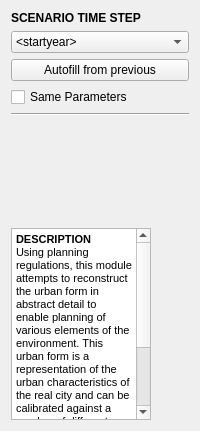
       <widget class="QWidget" name="sidebar_widget" native="true">
        <property name="sizePolicy">
         <sizepolicy hsizetype="Fixed" vsizetype="Preferred">
          <horstretch>0</horstretch>
          <verstretch>0</verstretch>
         </sizepolicy>
        </property>
        <property name="minimumSize">
         <size>
          <width>0</width>
          <height>0</height>
         </size>
        </property>
        <property name="maximumSize">
         <size>
          <width>16777215</width>
          <height>16777215</height>
         </size>
        </property>
        <layout class="QVBoxLayout" name="verticalLayout_2">
         <item>
          <widget class="QLabel" name="sidebar_title">
           <property name="text">
            <string>&lt;html&gt;&lt;head/&gt;&lt;body&gt;&lt;p&gt;&lt;span style=&quot; font-weight:600;&quot;&gt;SCENARIO TIME STEP&lt;/span&gt;&lt;/p&gt;&lt;/body&gt;&lt;/html&gt;</string>
           </property>
          </widget>
         </item>
         <item>
          <widget class="QComboBox" name="year_combo">
           <property name="minimumSize">
            <size>
             <width>100</width>
             <height>0</height>
            </size>
           </property>
           <item>
            <property name="text">
             <string>&lt;startyear&gt;</string>
            </property>
           </item>
          </widget>
         </item>
         <item>
          <widget class="QPushButton" name="autofillButton">
           <property name="text">
            <string>Autofill from previous</string>
           </property>
          </widget>
         </item>
         <item>
          <widget class="QCheckBox" name="same_params">
           <property name="text">
            <string>Same Parameters</string>
           </property>
          </widget>
         </item>
         <item>
          <widget class="Line" name="sidebar_line">
           <property name="orientation">
            <enum>Qt::Horizontal</enum>
           </property>
          </widget>
         </item>
         <item>
          <widget class="QLabel" name="module_img">
           <property name="sizePolicy">
            <sizepolicy hsizetype="Preferred" vsizetype="Fixed">
             <horstretch>0</horstretch>
             <verstretch>0</verstretch>
            </sizepolicy>
           </property>
           <property name="minimumSize">
            <size>
             <width>140</width>
             <height>100</height>
            </size>
           </property>
           <property name="maximumSize">
            <size>
             <width>140</width>
             <height>100</height>
            </size>
           </property>
           <property name="text">
            <string/>
           </property>
           <property name="pixmap">
            <pixmap resource="../graphics/ubeats.qrc">:/images/images/md_urbplanbb_general.jpg</pixmap>
           </property>
          </widget>
         </item>
         <item>
          <widget class="QTextBrowser" name="description">
           <property name="minimumSize">
            <size>
             <width>140</width>
             <height>0</height>
            </size>
           </property>
           <property name="maximumSize">
            <size>
             <width>140</width>
             <height>16777215</height>
            </size>
           </property>
           <property name="html">
            <string>&lt;!DOCTYPE HTML PUBLIC &quot;-//W3C//DTD HTML 4.0//EN&quot; &quot;http://www.w3.org/TR/REC-html40/strict.dtd&quot;&gt;
&lt;html&gt;&lt;head&gt;&lt;meta name=&quot;qrichtext&quot; content=&quot;1&quot; /&gt;&lt;style type=&quot;text/css&quot;&gt;
p, li { white-space: pre-wrap; }
&lt;/style&gt;&lt;/head&gt;&lt;body style=&quot; font-family:'MS Shell Dlg 2'; font-size:8.25pt; font-weight:400; font-style:normal;&quot;&gt;
&lt;p style=&quot; margin-top:0px; margin-bottom:0px; margin-left:0px; margin-right:0px; -qt-block-indent:0; text-indent:0px;&quot;&gt;&lt;span style=&quot; font-size:8pt; font-weight:600;&quot;&gt;DESCRIPTION&lt;/span&gt;&lt;/p&gt;
&lt;p style=&quot; margin-top:0px; margin-bottom:0px; margin-left:0px; margin-right:0px; -qt-block-indent:0; text-indent:0px;&quot;&gt;&lt;span style=&quot; font-size:8pt;&quot;&gt;Using planning regulations, this module attempts to reconstruct the urban form in abstract detail to enable planning of various elements of the environment. This urban form is a representation of the urban characteristics of the real city and can be calibrated against a number of different summary metrics including impervious areas, roof areas, paved areas, building counts, housing occupancy, car parking space, etc.&lt;/span&gt;&lt;/p&gt;&lt;/body&gt;&lt;/html&gt;</string>
           </property>
          </widget>
         </item>
        </layout>
       </widget>
